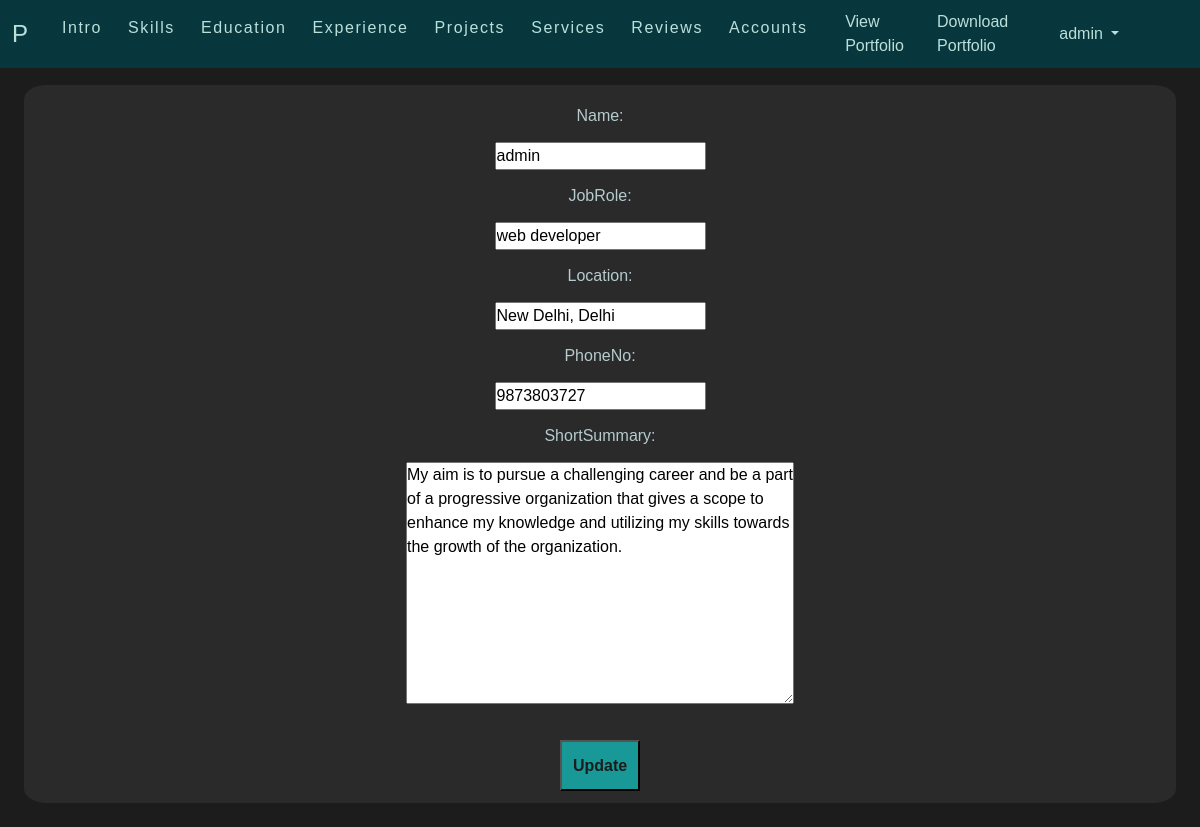
The app's page /intro/1 (signed in) with its own data.
### userapp/models.py (models this page shows, shortened)
class CustomUser(AbstractUser):
    username = models.CharField(max_length=30)
    email = models.EmailField(max_length=255,unique=True)
    USERNAME_FIELD = 'email'
    REQUIRED_FIELDS=['username']

### portfolio/models.py (models this page shows, shortened)
class Introduction(models.Model):
    user = models.ForeignKey(CustomUser,on_delete=models.CASCADE,null=True)
    name = models.CharField(max_length=128)
    jobRole = models.CharField(max_length=128)
    location = models.CharField(max_length=128)
    phoneNo = models.CharField(max_length=13)
    shortSummary = models.TextField()
    latest = models.DateTimeField(auto_now_add=True,editable=False)
    email = models.EmailField()
    class Meta:
        verbose_name = 'Introduction'
        verbose_name_plural = "Introductions"

### portfolio/views.py (the view)
# urls.py: path('intro/<int:pk>',login_required(views.IntroUpdate.as_view(),login_url='/user/login/?next=/user/login/'),name='introUpdate'),
class IntroUpdate(UpdateView):
    model = models.Introduction
    form_class = forms.IntroductionForm
    template_name = "portfolio/update.html"
    success_url = "/intro"

### portfolio/forms.py
class IntroductionForm(forms.ModelForm):
    class Meta:
        model = models.Introduction
        fields = ['name','jobRole','location','phoneNo','shortSummary']

### templates/portfolio/update.html (shortened to what this page needs)
{% extends 'base.html' %}
{% block content %}
<div class="outerContainer">
    <div class="innerContainer">
        <form method="POST">
            <div class="formContainer">
                {% for field in form %}
                <div class="form-control">
                    {{field.label_tag}}
                </div>
                <div class="form-control">
                    {{field}}
                </div>
                {% endfor %}
                <button class="submit deleteButton" type="submit">Update</button>
            </div>
        </form>
    </div>
</div>
{% endblock %}

### templates/navbar.html (shortened to what this page needs)
<nav class="navbar navbar-expand-xl fixed-top">
    <div class="container-fluid">
        <a class="navbar-brand" href="{% url 'home' %}">P</a>
        <div class="collapse navbar-collapse" id="navbarScroll">
            <div class="menu-container">
                <ul class="navbar-nav">
                    {% if user.is_authenticated %}
                    <a class="nav-link " href="{% url 'intro' %}"> Intro </a>
                    <a class="nav-link " href="{% url 'skills' %}"> Skills </a>
                    <a class="nav-link " href="{% url 'education'  %}"> Education </a>
                    <a class="nav-link " href="{% url 'experience' %}"> Experience </a>
                    <a class="nav-link " href="{% url 'projects' %}"> Projects </a>
                    <a class="nav-link " href="{% url 'services'  %}"> Services </a>
                    <a class="nav-link " href="{% url 'reviews'  %}"> Reviews </a>
                    <a class="nav-link " href="{% url 'accounts'  %}"> Accounts </a>
                    {% else %}
                    <a class="nav-link d-lg-none" href="{% url 'login' %}">Login</a>
                    {% endif %}
                </ul>
            </div>
            {% if user.is_authenticated %}
            <a class="nav-link d-none d-lg-block" style="margin-left: 2%; margin-right: 0;"
                href="{% url 'viewPortfolio' %}" target="_blank">View
                Portfolio</a>
            <a class="nav-link d-none d-lg-block" style="margin-left: 1%; margin-right: 0;"
                href="{% url 'downloadPortfolio' %}">Download
                Portfolio</a>
            {% endif %}
            {% if user.is_authenticated %}
            <li class="nav-item dropdown d-none d-lg-block" style="margin-left: 1%;">
                <a class="nav-link dropdown-toggle" href="#" id="navbarDropdownMenuLink" role="button"
                    data-bs-toggle="dropdown" aria-expanded="false">
                    {{user.username}}
                </a>
            </li>
            {% else %}
            <a class="nav-link d-none d-lg-block" href="{% url 'login' %}">Login</a>
            {% endif %}
        </div>
    </div>
</nav>

### static/css/styles.css (style rules this page uses)
* { margin: 0; padding: 0; box-sizing: border-box; font-family: "Poppins", sans-serif; }
body { padding-top: 3.8rem; background: var(--color-base2); color: var(--color-body); }
:root { --clr: #0ab3ff; --color-body: #b6cbce; --color-heading: #08fcd9; --color-base: #2a2a2b; --color-base2: #1c1c1d; --color-brand: #189997; --color-brand2: #bbdfda; --navbar-color: linear-gradient(rgba(3, 63, 71, 0.8), rgba(3, 63, 71, 0.8)); --sidbar-width: 240px; --font-base: "Bai Jamjuree"; }
nav { background: var(--navbar-color); }
.navbar-brand { color: var(--color-brand2); font-size: 1.5em; }
.nav-link { color: var(--color-brand2); }
.navbar-nav a { margin-left: 10px; letter-spacing: 0.1em; }
.navbar .nav-item { margin-right: 6%; }
@media (max-width: 1266px) { .menu-container { max-height: 80vh; overflow-y: auto; } }
@media (max-width: 1266px) { .navbar-collapse { min-width: 300px; } }
.outerContainer { display: flex; background: var(--color-base2); min-height: fit-content; }
.innerContainer { position: relative; background: var(--color-base); min-width: 96%; margin: 2%; padding: 1%; border-radius: 2%; }
.form-control { background-color: var(--color-base); border-color: var(--color-base); color: var(--color-body); }
.form-control::placeholder { color: var(--color-body); }
.submit { background: var(--color-brand); width: 100%; justify-content: center; color: var(--color-base2); font-style: var(--font-base); padding: 1%; font-weight: 700; }
.formContainer .submit { width: auto; }
.deleteButton { width: 80%; margin-top: 2%; }
.formContainer { display: flex; flex-direction: column; justify-content: center; align-items: center; }
.formContainer .form-control { width: fit-content; }

### records on screen
CustomUser: username "admin"
Introduction: form "admin" "web developer" "New Delhi, Delhi" "9873803727" "My aim is to pursue a challenging career and be a part of a progressive organization that gives a scope to enhance my knowledge and utilizing my skills towards the growth of the organization."

### other values on screen
{{ field.label_tag }} "Name:" "JobRole:" "Location:" "PhoneNo:" "ShortSummary:"
